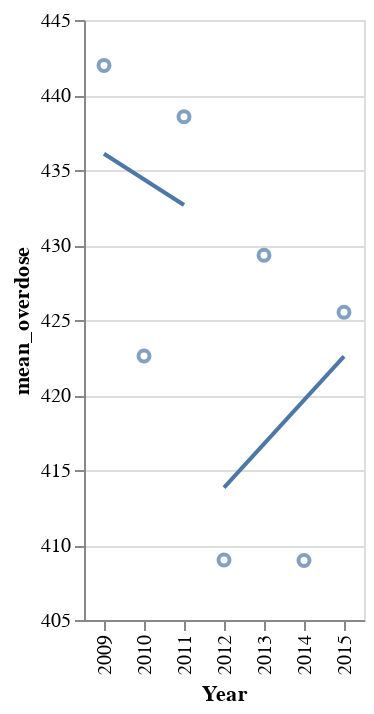

Here is the notebook cell this chart was saved with:
### Code cell
plot_wa_b4 + fit_wa_b4 + plot_wa_after + fit_wa_after

### Figure 1 — Vega-Lite specification as saved in the notebook (floating-point values rounded to 4 significant figures; data arrays with more than 128 entries replaced by an {"elided": "..."} marker saying what was removed)
{"config": {"view": {"continuousWidth": 400, "continuousHeight": 300}}, "layer": [{"mark": "point", "encoding": {"x": {"field": "Year", "scale": {"zero": false}, "type": "ordinal"}, "y": {"field": "mean_overdose", "scale": {"zero": false}, "type": "quantitative"}}, "transform": [{"aggregate": [{"op": "mean", "field": "overdose_per_100k", "as": "mean_overdose"}], "groupby": ["Year"]}]}, {"mark": "line", "encoding": {"x": {"field": "Year", "scale": {"zero": false}, "type": "ordinal"}, "y": {"field": "mean_overdose", "scale": {"zero": false}, "type": "quantitative"}}, "transform": [{"aggregate": [{"op": "mean", "field": "overdose_per_100k", "as": "mean_overdose"}], "groupby": ["Year"]}, {"on": "Year", "regression": "mean_overdose", "method": "linear"}]}, {"data": {"name": "data-8127b0d43fb2a986bf573c10814f8e03"}, "mark": "point", "encoding": {"x": {"field": "Year", "scale": {"zero": false}, "type": "ordinal"}, "y": {"field": "mean_overdose", "scale": {"zero": false}, "type": "quantitative"}}, "transform": [{"aggregate": [{"op": "mean", "field": "overdose_per_100k", "as": "mean_overdose"}], "groupby": ["Year"]}]}, {"data": {"name": "data-8127b0d43fb2a986bf573c10814f8e03"}, "mark": "line", "encoding": {"x": {"field": "Year", "scale": {"zero": false}, "type": "ordinal"}, "y": {"field": "mean_overdose", "scale": {"zero": false}, "type": "quantitative"}}, "transform": [{"aggregate": [{"op": "mean", "field": "overdose_per_100k", "as": "mean_overdose"}], "groupby": ["Year"]}, {"on": "Year", "regression": "mean_overdose", "method": "linear"}]}], "data": {"name": "data-36f49c558f683da64b90237444a55518"}, "$schema": "https://vega.github.io/schema/vega-lite/v4.17.0.json", "datasets": {"data-36f49c558f683da64b90237444a55518": {"elided": "235 records"}, "data-8127b0d43fb2a986bf573c10814f8e03": {"elided": "335 records"}}}
